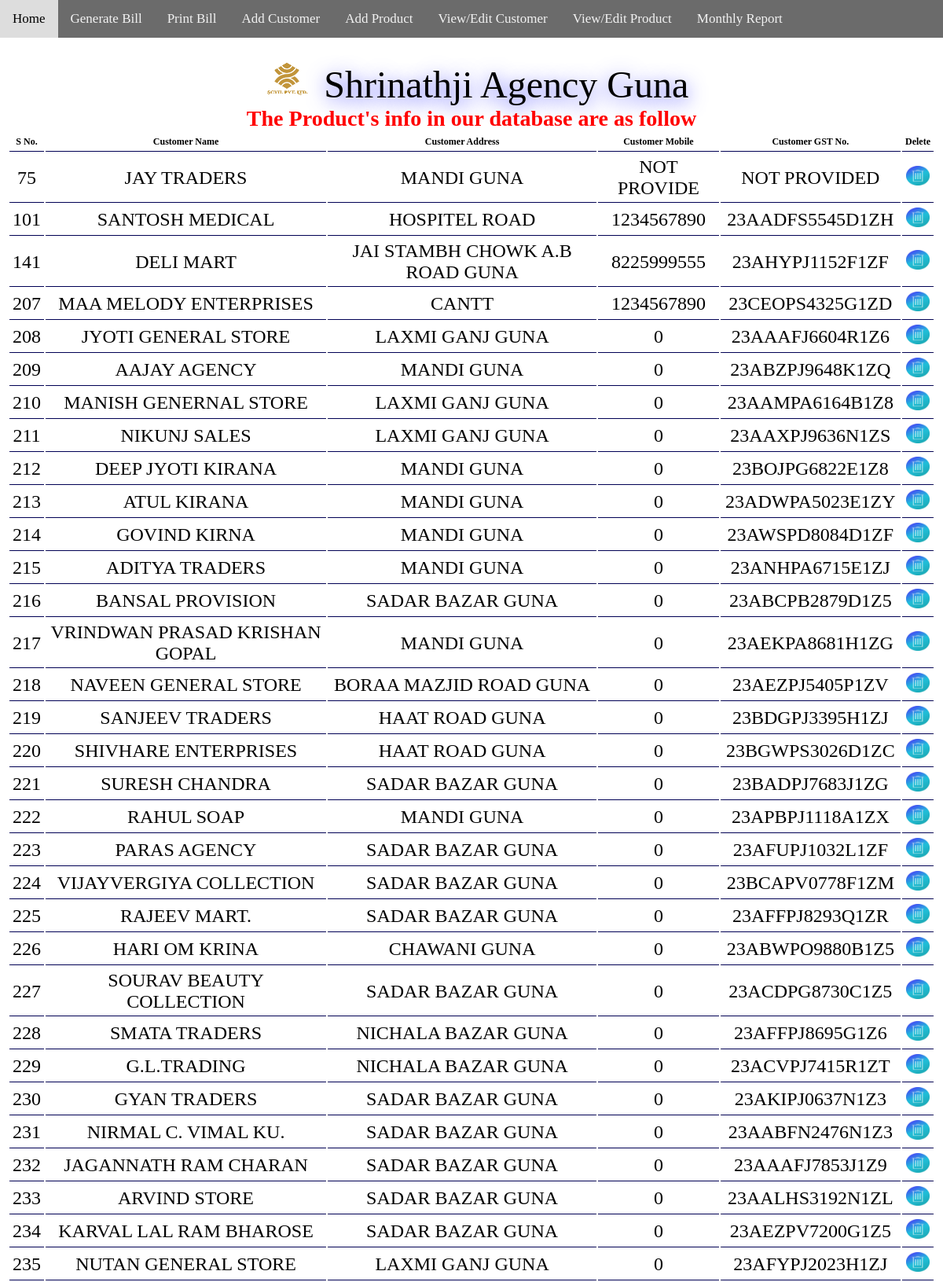
Screenshot of /showcustomer/ (upper part) with the database file from the repository.
### main/models.py (models this page shows, shortened)
class Customer(models.Model):
    id = models.AutoField
    name = models.CharField(max_length=100)
    add = models.CharField(max_length=100)
    pno=models.CharField(max_length=11)
    gst=models.CharField(max_length=20)

### main/views.py (the view)
# urls.py: path('showcustomer/',views.showcustomer),
def showcustomer(request):
    a=Customer.objects.values('id','name','add','pno','gst')
    return render(request, "showcustomer.html", {'curl': curl, 'out': a})

### main/templates/showcustomer.html (shortened to what this page needs)
{% load static %}
<!DOCTYPE html>
<html>
<head>
     <link rel="stylesheet" href="{% static 'css/base2.css' %}">
</head>
<body>
   <div class="main">
    <nav class="topnav">
                       <a href={{curl}}>Home</a>
                  <a id="button-a" onclick="Printbill('0')" href="#">Generate Bill</a>
                    <a id="button-a" onclick="Printbill('1')" href="#">Print Bill</a>
                  <a href={{curl}}addcustomer/>Add Customer </a>
                  <a href={{curl}}addproduct/>Add Product</a>
                  <a href={{curl}}showcustomer/>View/Edit Customer</a>
                  <a href={{curl}}showproduct/>View/Edit Product</a>
                   <a href={{curl}}viewfile/>Monthly Report</a>
        </nav>
        <div class="upper">
            <div class="head" style="font-family: 'Spicy Rice', cursive;">
                 <a href={{curl}}> <img src="{% static 'images/logo3.png' %}"></a>
                <h1>Shrinathji Agency Guna</h1>
        </div>
<div class="head"><h3 ><font color="Red">The Product's info in our database are as follow</font></h3></div>
<table style="width:100%">
    <tr>
    <th>S No.</th>
    <th>Customer Name</th>
    <th>Customer Address</th>
    <th>Customer Mobile</th>
    <th>Customer GST No.</th>
        <th>Delete</th>
</tr>
{% for user in out %}
    <tr>
   <td style="text-align:center;">{{user.id}}</td>
    <td style="text-align:center;">{{user.name}}</td>
    <td style="text-align:center;">{{user.add}}</td>
    <td style="text-align:center;">{{user.pno}}</td>
        <td style="text-align:center;">{{user.gst}}</td>
        <td align="center"><a href="{{curl}}manageC/?action=delete&rid={{user.name}}&e={{user.id}}" title="Delete Customer" ><img src="{% static "images/del2.jpg" %}" alt="Delete" width="30" height="25"></td></a>
    </tr>
{% endfor %}
</table>
</body>
</html>

### main/static/css/base2.css (style rules this page uses)
* { margin: 0; padding: 0; }
.upper { margin: 10px; justify-content: center; align-content: center; text-align: center; font-size: 150%; cursor: context-menu; }
.upper h1 { text-shadow: 0 5px 25px rgba(0,0,255,.7) ; font-weight: 5; display: inline; }
.head img { width: 7%; height: 7%; display: inline; transform: translateY(10px); }
th { font-size: 12px; }
th, td { border-bottom: 1px solid #000054; padding: 4px ; }
.main { min-height: 100%; position:relative; animation: hideitt 4s; }
.topnav { overflow: hidden; background-color: rgba(70,70,70,.8); position: sticky; top: 0; }
.topnav a { float: left; color: #f2f2f2; text-align: center; padding: 14px 16px; text-decoration: none; font-size: 17px; }

### rows the page displays
Customer: id "75", name "JAY TRADERS", add "MANDI GUNA", pno "NOT PROVIDE", gst "NOT PROVIDED"
Customer: id "101", name "SANTOSH MEDICAL", add "HOSPITEL ROAD", pno "1234567890", gst "23AADFS5545D1ZH"
Customer: id "141", name "DELI MART", add "JAI STAMBH CHOWK A.B ROAD GUNA", pno "8225999555", gst "23AHYPJ1152F1ZF"
Customer: id "207", name "MAA MELODY ENTERPRISES", add "CANTT", pno "1234567890", gst "23CEOPS4325G1ZD"
Customer: id "208", name "JYOTI GENERAL STORE", add "LAXMI GANJ GUNA", pno "0", gst "23AAAFJ6604R1Z6"
Customer: id "209", name "AAJAY AGENCY", add "MANDI GUNA", pno "0", gst "23ABZPJ9648K1ZQ"
Customer: id "210", name "MANISH GENERNAL STORE", add "LAXMI GANJ GUNA", pno "0", gst "23AAMPA6164B1Z8"
Customer: id "211", name "NIKUNJ SALES", add "LAXMI GANJ GUNA", pno "0", gst "23AAXPJ9636N1ZS"
Customer: id "212", name "DEEP JYOTI KIRANA", add "MANDI GUNA", pno "0", gst "23BOJPG6822E1Z8"
Customer: id "213", name "ATUL KIRANA", add "MANDI GUNA", pno "0", gst "23ADWPA5023E1ZY"
Customer: id "214", name "GOVIND KIRNA", add "MANDI GUNA", pno "0", gst "23AWSPD8084D1ZF"
Customer: id "215", name "ADITYA TRADERS", add "MANDI GUNA", pno "0", gst "23ANHPA6715E1ZJ"
Customer: id "216", name "BANSAL PROVISION", add "SADAR BAZAR GUNA", pno "0", gst "23ABCPB2879D1Z5"
Customer: id "217", name "VRINDWAN PRASAD KRISHAN GOPAL", add "MANDI GUNA", pno "0", gst "23AEKPA8681H1ZG"
Customer: id "218", name "NAVEEN GENERAL STORE", add "BORAA MAZJID ROAD GUNA", pno "0", gst "23AEZPJ5405P1ZV"
Customer: id "219", name "SANJEEV TRADERS", add "HAAT ROAD GUNA", pno "0", gst "23BDGPJ3395H1ZJ"
Customer: id "220", name "SHIVHARE ENTERPRISES", add "HAAT ROAD GUNA", pno "0", gst "23BGWPS3026D1ZC"
Customer: id "221", name "SURESH CHANDRA", add "SADAR BAZAR GUNA", pno "0", gst "23BADPJ7683J1ZG"
Customer: id "222", name "RAHUL SOAP", add "MANDI GUNA", pno "0", gst "23APBPJ1118A1ZX"
Customer: id "223", name "PARAS AGENCY", add "SADAR BAZAR GUNA", pno "0", gst "23AFUPJ1032L1ZF"
Customer: id "224", name "VIJAYVERGIYA COLLECTION", add "SADAR BAZAR GUNA", pno "0", gst "23BCAPV0778F1ZM"
Customer: id "225", name "RAJEEV MART.", add "SADAR BAZAR GUNA", pno "0", gst "23AFFPJ8293Q1ZR"
Customer: id "226", name "HARI OM KRINA", add "CHAWANI GUNA", pno "0", gst "23ABWPO9880B1Z5"
Customer: id "227", name "SOURAV BEAUTY COLLECTION", add "SADAR BAZAR GUNA", pno "0", gst "23ACDPG8730C1Z5"
Customer: id "228", name "SMATA TRADERS", add "NICHALA BAZAR GUNA", pno "0", gst "23AFFPJ8695G1Z6"
Customer: id "229", name "G.L.TRADING", add "NICHALA BAZAR GUNA", pno "0", gst "23ACVPJ7415R1ZT"
Customer: id "230", name "GYAN TRADERS", add "SADAR BAZAR GUNA", pno "0", gst "23AKIPJ0637N1Z3"
Customer: id "231", name "NIRMAL C. VIMAL KU.", add "SADAR BAZAR GUNA", pno "0", gst "23AABFN2476N1Z3"
Customer: id "232", name "JAGANNATH RAM CHARAN", add "SADAR BAZAR GUNA", pno "0", gst "23AAAFJ7853J1Z9"
Customer: id "233", name "ARVIND STORE", add "SADAR BAZAR GUNA", pno "0", gst "23AALHS3192N1ZL"
Customer: id "234", name "KARVAL LAL RAM BHAROSE", add "SADAR BAZAR GUNA", pno "0", gst "23AEZPV7200G1Z5"
Customer: id "235", name "NUTAN GENERAL STORE", add "LAXMI GANJ GUNA", pno "0", gst "23AFYPJ2023H1ZJ"
